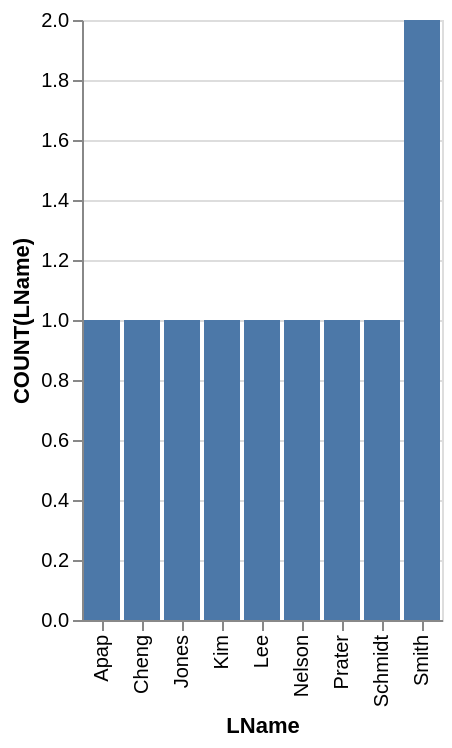

Describe this chart as a Vega-Lite specification.
### Vega-Lite specification from a JSON file in a GitHub repository (floating-point values rounded to 4 significant figures)
{"data": {"values": [{"x_data": "Apap", "y_data": 1}, {"x_data": "Cheng", "y_data": 1}, {"x_data": "Jones", "y_data": 1}, {"x_data": "Kim", "y_data": 1}, {"x_data": "Lee", "y_data": 1}, {"x_data": "Nelson", "y_data": 1}, {"x_data": "Prater", "y_data": 1}, {"x_data": "Schmidt", "y_data": 1}, {"x_data": "Smith", "y_data": 2}]}, "mark": "bar", "encoding": {"x": {"field": "x_data", "type": "nominal", "title": "LName", "sort": "ascending"}, "y": {"field": "y_data", "type": "quantitative", "title": "COUNT(LName)"}}}
